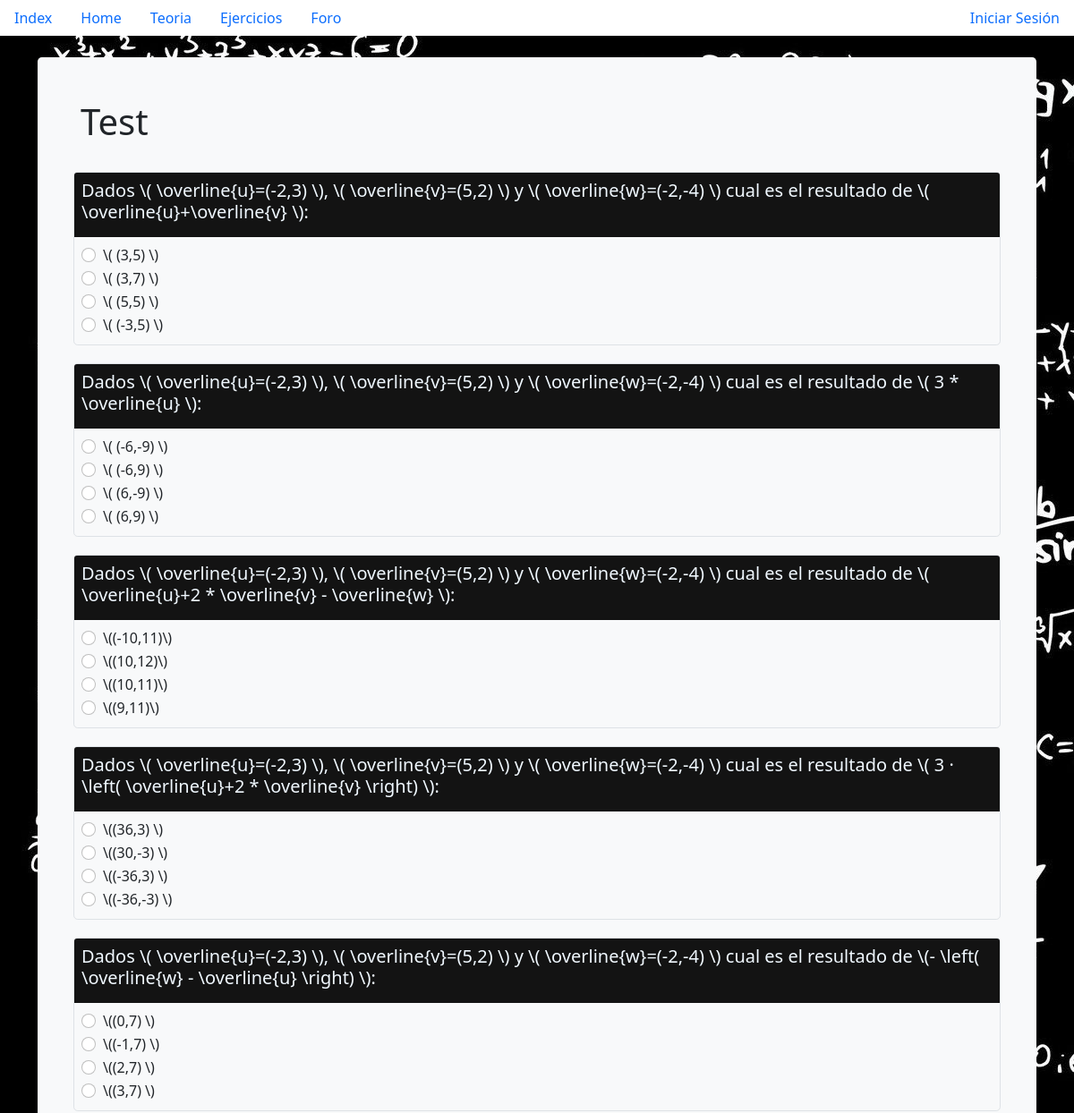
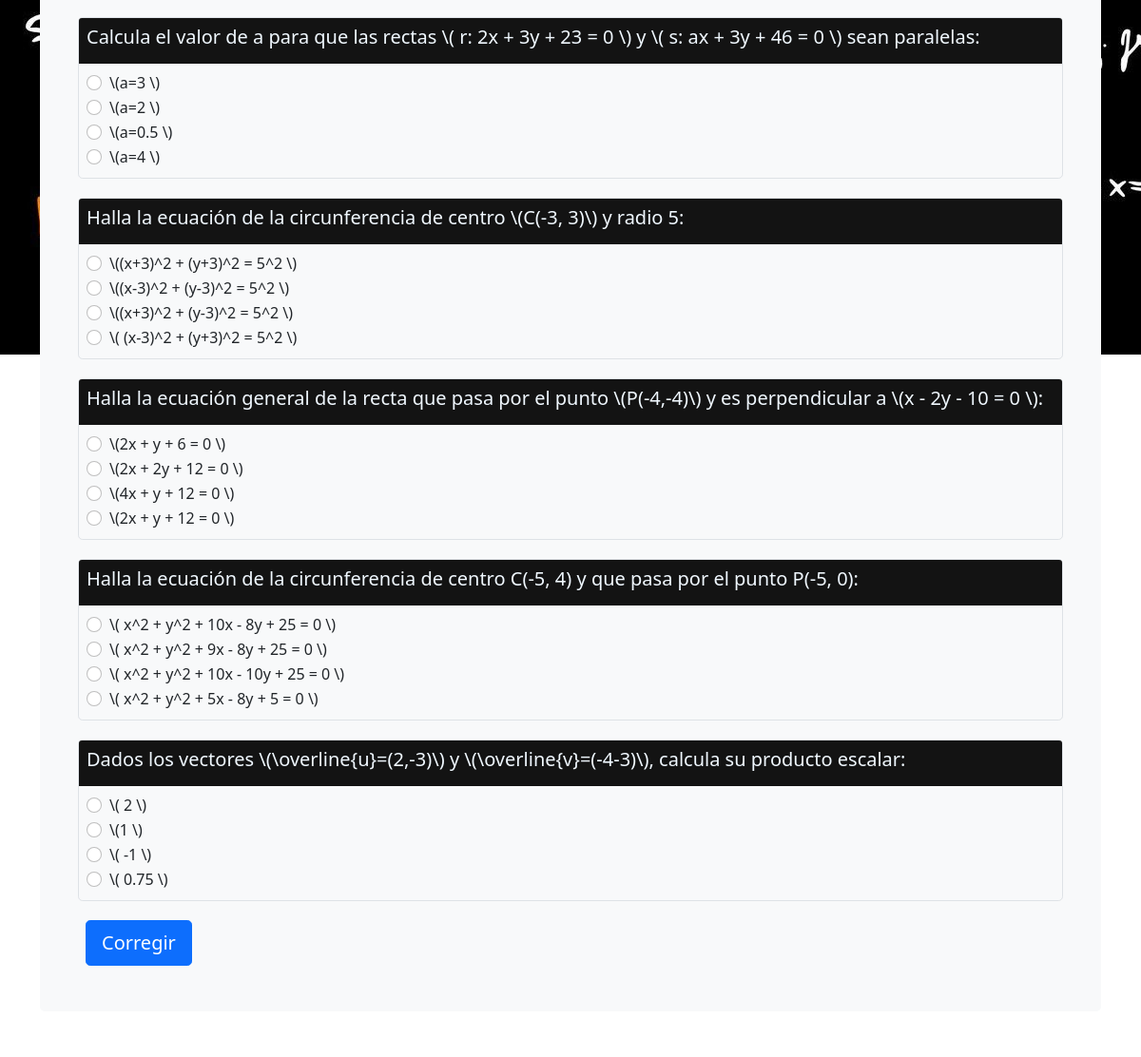
Page /ejercicios/ on the committed database (2 pictures, top to bottom).
### tables this page shows
CREATE TABLE tests(id INTEGER PRIMARY KEY AUTOINCREMENT, question text, a text, b text, c text, d text, answer char(1));

### app.py (the view)
@app.route('/ejercicios/', methods=['GET'])
def ejercicios():
    tests = database.get_tests()
    return render_template('ejercicios.html', tests=tests)

### database.py (called while the page is built)
def get_tests():
    _conn = sqlite3.connect(exercises_db_file_location)
    _c = _conn.cursor()
    _c.execute("SELECT * FROM tests;")
    result = [x for x in _c.fetchall()]
    _conn.close()
    return result

### templates/ejercicios.html (shortened to what this page needs)
<!doctype html>
<html lang="en">
<head>
    <link href="https://cdn.jsdelivr.net/npm/bootstrap@5.1.3/dist/css/bootstrap.min.css" rel="stylesheet"
>
</head>
<body>
    {% extends "base.html" %}
    {% block nav %}
    {{ super() }}
    <div class="bg-image" style="
      background-image: url('/static/img/203483-math-equation-wallpaper.jpg');
      background-repeat: no-repeat;
  background-attachment: fixed;
  min-height: 100vh;">
        <div class="container py-4">
            <div class="p-5 mb-4 bg-light rounded-3">
                <h1>Test</h1>
                <br>
                <form class="row g-3 needs-validation" action="/correccion_ejercicios/" method='post'>
                    {% for id, question, a, b, c, d, answer in tests %}
                    <div class="container rounded-3 p-0 mb-1 border">
                        <div class="container-fluid p-2 mb-0 " style="border-top-left-radius: 3px;
                                                                                border-top-right-radius: 3px;
                                                                                background-color:rgb(19, 19, 19);
                                                                                color: aliceblue;">
                            <h5>{{ question }}</h5>
                        </div>
                        <div class="container-fluid p-2 mb-0">
                            <div class="form-check">
                                <input class="form-check-input" type="radio" name="{{ id }}" id="flexRadioDefault1"
                                    value="a">
                                <label class="form-check-label" for="flexRadioDefault1">
                                    {{ a }}
                                </label>
                            </div>
                            <div class="form-check">
                                <input class="form-check-input" type="radio" name="{{ id }}" id="flexRadioDefault1"
                                    value="b">
                                <label class="form-check-label" for="flexRadioDefault1">
                                    {{ b }}
                                </label>
                            </div>
                            <div class="form-check">
                                <input class="form-check-input" type="radio" name="{{ id }}" id="flexRadioDefault1"
                                    value="c">
                                <label class="form-check-label" for="flexRadioDefault1">
                                    {{ c }}
                                </label>
                            </div>
                            <div class="form-check">
                                <input class="form-check-input" type="radio" name="{{ id }}" id="flexRadioDefault1"
                                    value="d">
                                <label class="form-check-label" for="flexRadioDefault1">
                                    {{ d }}
                                </label>
                            </div>
                        </div>
                    </div>
                    {% endfor %}
                    <div class="col-12">
                        <button class="btn btn-primary btn-lg" type="submit">Corregir</button>
                    </div>
                </form>
            </div>
        </div>
        {% endblock %}

### templates/base.html (shortened to what this page needs)
<html>
<head>
    {% block nav %}
    <ul class="nav">
        <li class="nav-item">
            <a class="nav-link active" aria-current="page" href="{{ url_for('index') }}">Index</a>
        </li>
        <li class="nav-item">
            <a class="nav-link active" aria-current="page" href="{{ url_for('main') }}">Home</a>
        </li>
        <li class="nav-item">
            <a class="nav-link" href="{{ url_for('teoria') }}">Teoria</a>
        </li>
        <li class="nav-item">
            <a class="nav-link" href="{{ url_for('ejercicios') }}">Ejercicios</a>
        </li>
        <li class="nav-item">
            <a class="nav-link" href="{{ url_for('foro') }}">Foro</a>
        </li>
        {% if session.get("email", None) == None %}
        <li class="nav-item ms-auto">
            <a class="nav-link ms" href="{{ url_for('login') }}">Iniciar Sesión</a>
        </li>
        {% endif %}
    </ul>
    {% endblock %}
</head>
</html>

### rows in the picture
tests: question "Dados \\( \\overline{u}=(-2,3) \\), \\( \\overline{v}=(5,2) \\) y \\( \\overline{w}=(-2,-4) \\) cual es el resultado de \\( \\overline{u}+\\overline{v} \\):", a "\\( (3,5) \\)", b "\\( (3,7) \\)", c "\\( (5,5) \\)", d "\\( (-3,5) \\)"
tests: question "Dados \\( \\overline{u}=(-2,3) \\), \\( \\overline{v}=(5,2) \\) y \\( \\overline{w}=(-2,-4) \\) cual es el resultado de \\( 3 * \\overline{u} \\):", a "\\( (-6,-9) \\)", b "\\( (-6,9) \\)", c "\\( (6,-9) \\)", d "\\( (6,9) \\)"
tests: question "Dados \\( \\overline{u}=(-2,3) \\), \\( \\overline{v}=(5,2) \\) y \\( \\overline{w}=(-2,-4) \\) cual es el resultado de \\( \\overline{u}+2 * \\overline{v} - \\overline{w} \\):", a "\\((-10,11)\\)", b "\\((10,12)\\)", c "\\((10,11)\\)", d "\\((9,11)\\)"
tests: question "Dados \\( \\overline{u}=(-2,3) \\), \\( \\overline{v}=(5,2) \\) y \\( \\overline{w}=(-2,-4) \\) cual es el resultado de \\( 3 · \\left( \\overline{u}+2 * \\overline{v} \\right) \\):", a "\\((36,3) \\)", b "\\((30,-3) \\)", c "\\((-36,3) \\)", d "\\((-36,-3) \\)"
tests: question "Dados \\( \\overline{u}=(-2,3) \\), \\( \\overline{v}=(5,2) \\) y \\( \\overline{w}=(-2,-4) \\) cual es el resultado de \\(- \\left( \\overline{w} - \\overline{u} \\right) \\):", a "\\((0,7) \\)", b "\\((-1,7) \\)", c "\\((2,7) \\)", d "\\((3,7) \\)"
tests: question "Calcula el valor de a para que las rectas \\( r: 2x + 3y + 23 = 0 \\) y \\( s: ax + 3y + 46 = 0 \\) sean paralelas:", a "\\(a=3 \\)", b "\\(a=2 \\)", c "\\(a=0.5 \\)", d "\\(a=4 \\)"
tests: question "Halla la ecuación de la circunferencia de centro \\(C(-3, 3)\\) y radio 5:", a "\\((x+3)^2 + (y+3)^2 = 5^2 \\)", b "\\((x-3)^2 + (y-3)^2 = 5^2 \\)", c "\\((x+3)^2 + (y-3)^2 = 5^2 \\)", d "\\( (x-3)^2 + (y+3)^2 = 5^2 \\)"
tests: question "Halla la ecuación general de la recta que pasa por el punto \\(P(-4,-4)\\) y es perpendicular a \\(x - 2y - 10 = 0 \\):", a "\\(2x + y + 6 = 0 \\)", b "\\(2x + 2y + 12 = 0 \\)", c "\\(4x + y + 12 = 0 \\)", d "\\(2x + y + 12 = 0 \\)"
tests: question "Halla la ecuación de la circunferencia de centro C(-5, 4) y que pasa por el punto P(-5, 0):", a "\\( x^2 + y^2 + 10x - 8y + 25 = 0 \\)", b "\\( x^2 + y^2 + 9x - 8y + 25 = 0 \\)", c "\\( x^2 + y^2 + 10x - 10y + 25 = 0 \\)", d "\\( x^2 + y^2 + 5x - 8y + 5 = 0 \\)"
tests: question "Dados los vectores \\(\\overline{u}=(2,-3)\\) y \\(\\overline{v}=(-4-3)\\), calcula su producto escalar:", a "\\( 2 \\)", b "\\(1 \\)", c "\\( -1 \\)", d "\\( 0.75 \\)"
